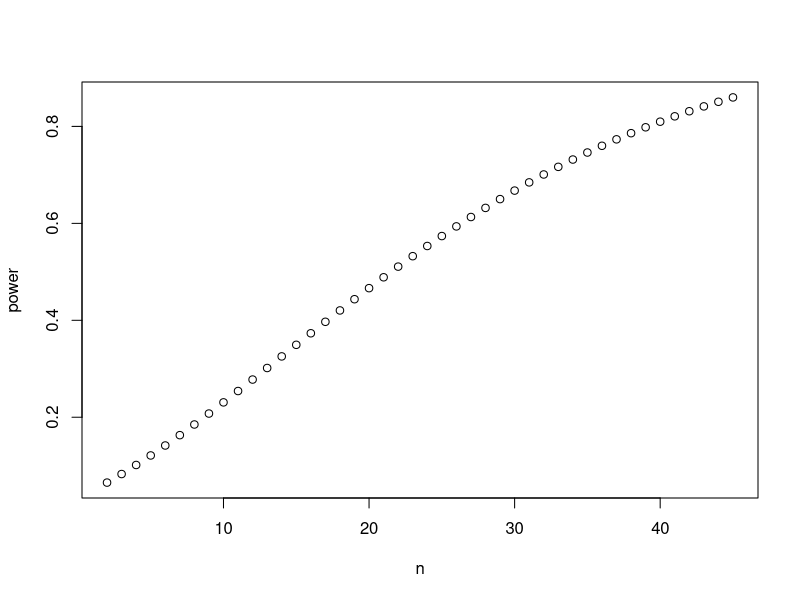

Recreate this plot in R.
## ---- chunk 1
library(pwr)
## ---- chunk 2
n <- 2:45
power <- lapply(n, function(x) pwr.anova.test(k=5,n=x,f=.25,sig.level=.05)$power)
plot(n,power,type="b")
